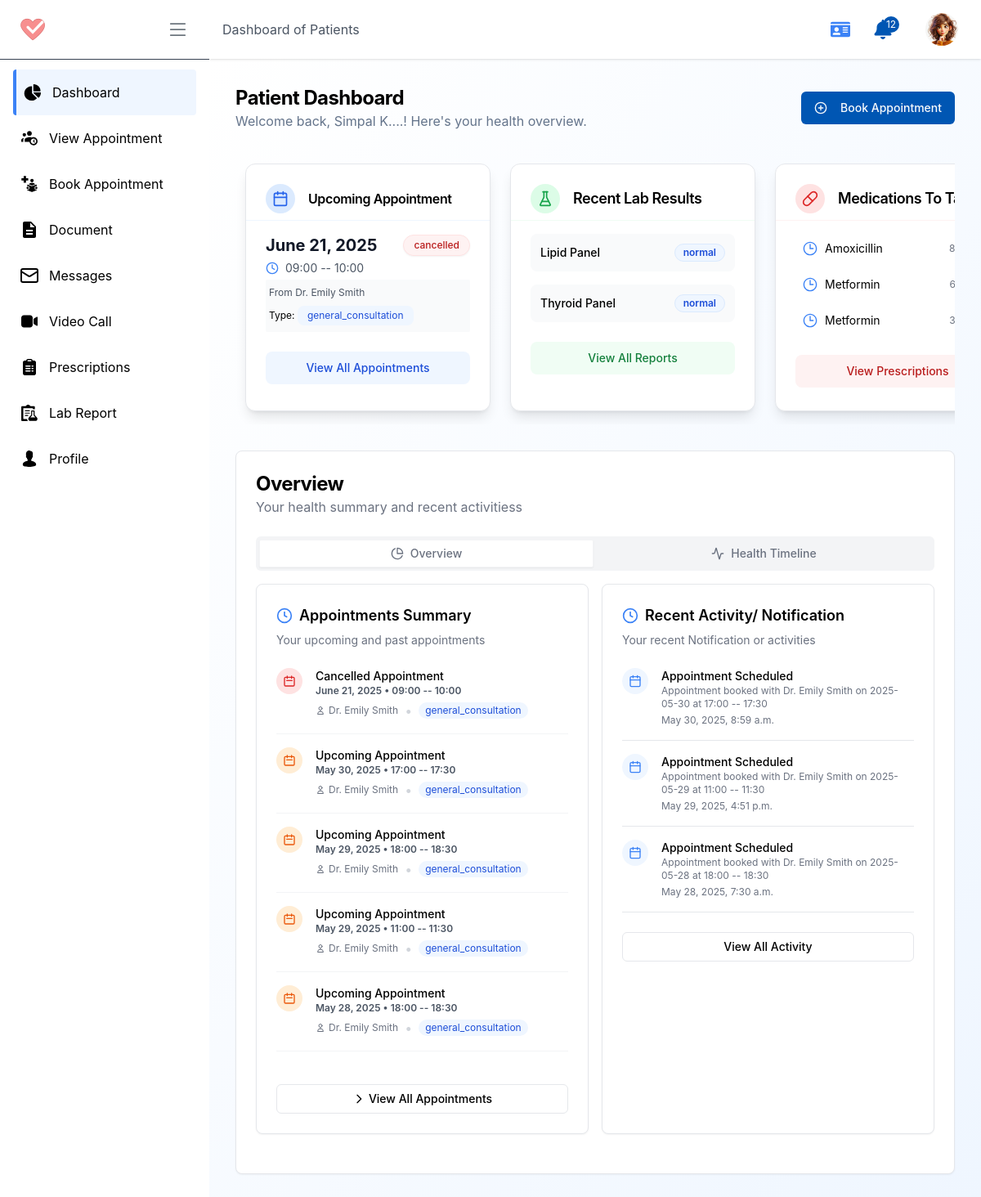
The app's page /p/ (signed in), older data.
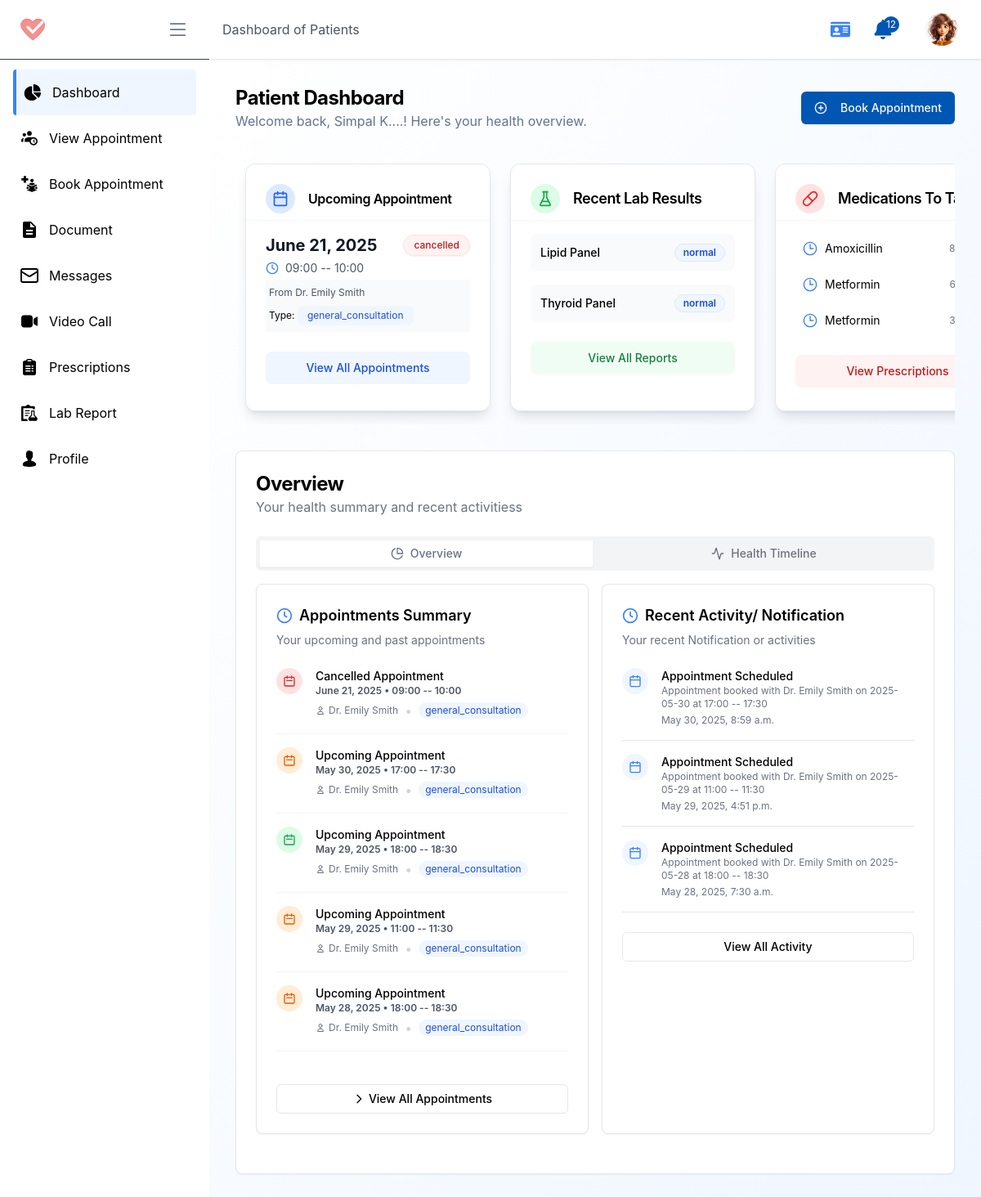
The same page, newer data.
### patient/models.py (models this page shows, shortened)
class Appointment(models.Model):
    APPOINTMENT_TYPES =  [
        ('general_consultation', 'General Consultation'),
        ('follow_up_visit', 'Follow-up Visit'),
        ('online_consultation', 'Online Consultation'),
        ('offline_consultation', 'Offline Consultation'),
    ]
    uuid = models.UUIDField(default=uuid.uuid4, editable=True)
    profile = models.ForeignKey(Profile, on_delete=models.CASCADE, related_name="patients_appointments", help_text=" Patient Profile")
    doctor = models.ForeignKey(DoctorProfile, on_delete=models.SET_NULL, related_name="patients_appointments", blank=True, null=True)
    appointment_type = models.CharField(max_length=50, choices=APPOINTMENT_TYPES, default='general_consultation')
    time_slot = models.ForeignKey(AppointmentTimeSlot, on_delete=models.SET_NULL, related_name="patients_appointments", blank=True, null=True)
    appointment_date = models.DateField()
    appointment_time_str = models.CharField(max_length=50, blank=True)
    file = models.FileField(upload_to='appointment_files/', blank=True)
    reason = models.TextField(blank=True)
    STATUS_TYPE = [
        ('pending', 'Pending'),
        ('confirmed', 'Confirmed'),
        ('cancelled', 'Cancelled'),
        ('completed', 'Completed')
    ]
    status = models.CharField(max_length=50,  choices=STATUS_TYPE, default='pending')
    cancled_by = models.ForeignKey(Profile, on_delete=models.SET_NULL, related_name="cancelled_appointments", blank=True, null=True)
    cancel_reason = models.TextField(blank=True, null=True)
    confirm_by = models.ForeignKey(Profile, on_delete=models.SET_NULL, related_name="confirmed_appointments", blank=True, null=True)
    created_at = models.DateTimeField(auto_now_add=True, blank=True)
    updated_at = models.DateTimeField(auto_now=True, blank=True)

### doctor/models.py (models this page shows, shortened)
class DoctorProfile(models.Model):
    profile = models.OneToOneField(Profile, on_delete=models.CASCADE, related_name='doctor_profile')
    SPECIALIZATIONS = [
        ('general_medicine', 'General Medicine'),
        ('cardiology', 'Cardiology'),
        ('dermatology', 'Dermatology'),
        ('neurology', 'Neurology'),
        ('orthopedics', 'Orthopedics'),
        ('pediatrics', 'Pediatrics'),
        ('psychiatry', 'Psychiatry'),
        ('radiology', 'Radiology'),
        ('surgery', 'Surgery'),
        ('other', 'Other'),
    ]
    specialization = models.CharField(max_length=100, choices=SPECIALIZATIONS)
    qualifications = models.TextField(blank=True, null=True)
    experience_years = models.IntegerField()
    license_number = models.CharField(max_length=100, blank=True)
    board_certified = models.BooleanField(default=False)
    languages_spoken = models.JSONField(blank=True, null=True)
    star_rating = models.FloatField(null=True, blank=True)
    total_reviews =  models.IntegerField(null=True)
    fees = models.DecimalField(max_digits=10, decimal_places=2)
    accepts_new_patients = models.BooleanField(default=True)
    slug = models.SlugField(unique=True, blank=True)
    created_at = models.DateTimeField(auto_now_add=True)
    updated_at = models.DateTimeField(auto_now=True)

### account/models.py (models this page shows, shortened)
class Profile(models.Model):
    user = models.OneToOneField(User, on_delete=models.CASCADE, related_name="profile")
    role = models.CharField(max_length=10, choices=USER_ROLES, default='patient')
    profile_pic = models.ImageField(upload_to='profile_pictures/', default='profile_pictures/default.jpg')
    phone_regex = RegexValidator(regex=r'^\+?1?\d{9,15}$', message="Phone number must be entered in the format: '+999999999'. Up to 15 digits allowed.")
    ph_number = models.CharField(validators=[phone_regex], max_length=16, blank=True) # validators should be a list
    address = models.CharField(max_length=255, blank=True)
    date_of_birth = models.DateField(null=True, blank=True)
    gender = models.CharField(max_length=10, choices=[('male', 'Male'), ('female', 'Female'), ('other', 'Other')], blank=True)
    email_notification = models.BooleanField(default=True)
    sms_notification = models.BooleanField(default=True)
    reminders = models.BooleanField(default=True)
    created_at = models.DateTimeField(auto_now_add=True)
    updated_at = models.DateTimeField(auto_now=True)
    is_active = models.BooleanField(default=True)
    is_verified = models.BooleanField(default=False)

### patient/views.py (the view)
# urls.py: path('', patientDashboard, name='patientDashboard'),
@login_required_with_message(login_url='account:login', message="You need to log in to Access this Page.")
def patientDashboard(request: HttpRequest):
    profile: Profile = request.user.profile
    all_schedules = PrescriptionSchedule.objects.filter(
        prescription__profile=profile
    ).order_by('-time')
    context = {
        'profile': profile,
        'todayMedications': all_schedules
    }
    return render(request, 'pages/patient/dashboard.html', context)

### account/views.py (called while the page is built)
def login_required_with_message(function=None, login_url=None, message=None):
    def decorator(view_func):
        @wraps(view_func)
        def _wrapped_view(request, *args, **kwargs):
            if not request.user.is_authenticated:
                print("User is not authenticated.")
                if message:
                    messages.warning(request, message)
                return redirect(login_url or 'account:login')
            return view_func(request, *args, **kwargs)
        return _wrapped_view
    if function:
        return decorator(function)
    return decorator

### home/templatetags/choose_color.py (called while the page is built)
@register.simple_tag
def get_status_type_color(status_type):
    class_map = {
        "pending": "bg-orange-50 text-orange-700 border-orange-100",
        "confirmed": "bg-green-50 text-green-700 border border-green-100",
        "cancelled": "bg-red-50 text-red-700 border border-red-100",
        "completed": "bg-blue-50 text-blue-700 border border-blue-100"
    }
    return class_map.get(status_type, "bg-gray-100 text-gray-800")

### templates/pages/patient/dashboard.html (shortened to what the changed rows need)
{% extends "pages/patient/P_base.html" %}
{% load choose_color choose_text activity_icon %}
{% load static %}
{% block content %}
<section class="flex flex-1 flex-col p-4 md:p-8 bg-gradient-to-br from-white to-blue-50">
    <div class="flex sm:flex-row flex-col items-start sm:items-center  justify-between mb-6 sm:gap-1 gap-4">
        <div>
            <h1 class="text-2xl font-bold tracking-tight">Patient Dashboard</h1>
        </div>
    </div>
    <section class="flex flex-1 flex-col p-4 md:p-6 mt-8 bg-white rounded-lg shadow-sm border border-gray-200">
        <div class="flex flex-col sm:flex-row sm:items-center sm:justify-between gap-4 mb-6">
            <div>
                <h1 id="tabName" class="text-2xl font-bold tracking-tight">Overview</h1>
            </div>
        </div>
        <div class="mb-6">
            <div id="overviewTab" class="mt-4">
                <div class="grid gap-4 md:grid-cols-2">
                    <div id="appoinment_summary_crd"
                        class="rounded-lg border bg-white shadow-sm border-gray-200 hover:shadow-md transition-all">
                        <div class="p-6 pt-0 space-y-4">
                            {% with appointments=profile.patients_appointments.all|dictsortreversed:"appointment_date"|slice:":5" %}
                                {% for each_app in appointments %}
                                    <div class="flex items-start gap-4">
                                        {% if each_app.status == "confirmed"%}
                                        <div class="rounded-full bg-green-100 p-2">
                                            <svg class="w-4 h-4 text-green-600" xmlns="http://www.w3.org/2000/svg" fill="none"
                                                viewBox="0 0 24 24" stroke="currentColor" stroke-width="2">
                                                <path stroke-linecap="round" stroke-linejoin="round"
                                                    d="M8 7V3m8 4V3m-9 8h10M5 21h14a2 2 0 002-2V7a2 2 0 00-2-2H5a2 2 0 00-2 2v12a2 2 0 002 2z">
                                                </path>
                                            </svg>
                                        </div>
                                        {% elif each_app.status == "cancelled" %}
                                        <div class="rounded-full bg-red-100 p-2">
                                        </div>
                                        {% elif each_app.status == "pending" %}
                                        <div class="rounded-full bg-orange-100 p-2">
                                            <svg class="w-4 h-4 text-orange-600" xmlns="http://www.w3.org/2000/svg" fill="none"
                                                viewBox="0 0 24 24" stroke="currentColor" stroke-width="2">
                                                <path stroke-linecap="round" stroke-linejoin="round"
                                                    d="M8 7V3m8 4V3m-9 8h10M5 21h14a2 2 0 002-2V7a2 2 0 00-2-2H5a2 2 0 00-2 2v12a2 2 0 002 2z">
                                                </path>
                                            </svg>
                                        </div>
                                        {% endif %}
                                        <div>
                                            <p class="text-sm font-medium">{% get_appoinment_status_text each_app.status %}</p>
                                            <p class="text-xs text-gray-600 font-semibold">{{ each_app.appointment_date|date:"F j, Y" }}  •  {{ each_app.appointment_time_str }}</p>
                                            <div class="flex items-center mt-1">
                                                <span class="text-xs text-gray-500 flex items-center">
                                                    <svg class="w-3 h-3 mr-1" xmlns="http://www.w3.org/2000/svg" fill="none"
                                                        viewBox="0 0 24 24" stroke="currentColor">
                                                        <path stroke-linecap="round" stroke-linejoin="round" stroke-width="2"
                                                            d="M16 7a4 4 0 11-8 0 4 4 0 018 0zM12 14a7 7 0 00-7 7h14a7 7 0 00-7-7z">
                                                        </path>
                                                    </svg>
                                                    Dr. {{ each_app.doctor.profile.user.first_name }}
                                                </span>
                                                <span class="mx-2 text-gray-300">•</span>
                                                <span class="text-xs bg-blue-50 text-blue-700 px-2 py-0.5 rounded-full">{{ each_app.appointment_type }}</span>
                                            </div>
                                        </div>
                                    </div>
                                    <div class="h-px w-full bg-gray-100 my-4"></div>
                                {% empty %}
                                    <p class="text-sm text-gray-600 my-1 ml-3 rounded-sm bg-gray-50 p-4">
                                        No Appoinments were found.
                                        Please Book some.
                                    </p>
                                {% endfor %}
                            {% endwith %}
                        </div>
                    </div>
                </div>
            </div>
        </div>
    </section>
</section>
{% endblock content %}

Row changes from the older to the newer data that the page shows:
changed Appointment (number 3 of 5 on the later page): status "pending" → "confirmed" (drawn)
